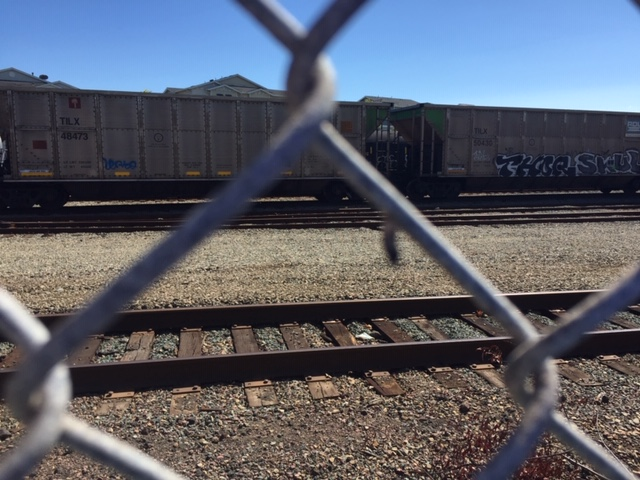
#> input picture testing/imgs/IMG_6611.JPG, 640 x 480 px
$ python -i BuildUp.py   (imports and definitions only)
#> lines starting #> are read from the running program, lines starting #| are printed output that depends on the picture
#!/usr/bin/python3

# Build up testing
# Build up the Python code needed to run the camera system
# Use 'coffee mug' for testing

from edgetpu.classification.engine import ClassificationEngine
from PIL import Image
from keyClipWriter import KeyClipWriter
import cv2
import imutils
import time
import datetime

basePath = "/usr/share/edgetpu/examples/models/"
modelPath = basePath + "mobilenet_v2_1.0_224_quant_edgetpu.tflite"
labelPath = basePath + "imagenet_labels.txt"
output = "/home/sickboy/Documents/"

frameRate = 60
bufferSize = frameRate * 5

imgSize = 224 # imagenet
#imgSize = 300 # custom model

# [1 line not run here, left out]
# [1 line that did not run here, left out]


# [8 lines left out: function readLabels, not called in this run]

def prepareImage(image):
	image = imutils.resize(image, height=imgSize, width=imgSize)
	image = cv2.cvtColor(image, cv2.COLOR_BGR2RGB)
	image = Image.fromarray(image)

	return image

def classifyImage(image):
	image = prepareImage(image)
	results = model.classify_with_image(image, top_k=1)

	if results:
		classID = labels[results[0][0]].split(", ")[0]
		score = round(float(results[0][1])*100, 2)
		return classID, score;
	else:
		return None

	return results


# [67 lines left out: functions gstream, loop, not called in this run]

# [20 lines not run here, left out]

>>> import cv2
>>> picture = cv2.imread('imgs/IMG_6611.JPG')
#> picture is the input picture: shape (480, 640, 3); mean B, G, R 105.4, 94.3, 90.9
>>> result = classifyImage(picture)
#> in prepareImage, `image = imutils.resize(image, height=imgSize, width=imgSize)`:
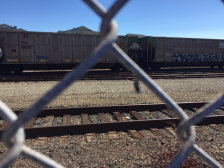
#> image: shape (168, 224, 3); mean of channels 0, 1, 2 105.4, 94.3, 90.9; drawn as B, G, R
#> (the run stopped early here; a loop or call above may not have finished)

$ run again, on testing/imgs/IMG_6612.JPG
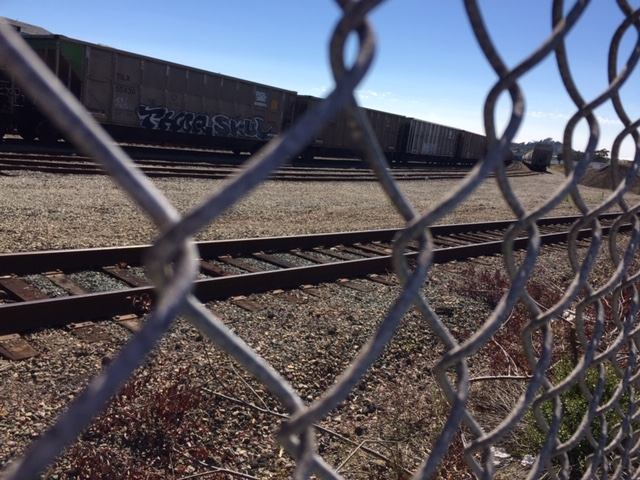
#> input picture testing/imgs/IMG_6612.JPG, 640 x 480 px
#> picture is the input picture: shape (480, 640, 3); mean B, G, R 96, 87.4, 89.4
#> in prepareImage, `image = imutils.resize(image, height=imgSize, width=imgSize)`:
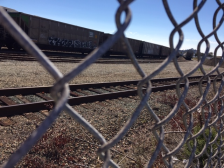
#> image: shape (168, 224, 3); mean of channels 0, 1, 2 96, 87.4, 89.4; drawn as B, G, R

$ run again, on testing/imgs/IMG_6613.JPG
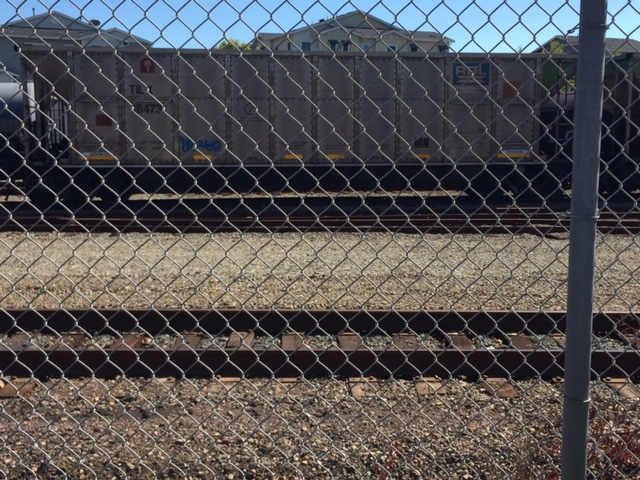
#> input picture testing/imgs/IMG_6613.JPG, 640 x 480 px
#> picture is the input picture: shape (480, 640, 3); mean B, G, R 83, 82, 84.1
#> in prepareImage, `image = imutils.resize(image, height=imgSize, width=imgSize)`:
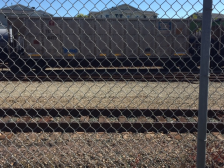
#> image: shape (168, 224, 3); mean of channels 0, 1, 2 83, 82, 84.1; drawn as B, G, R
